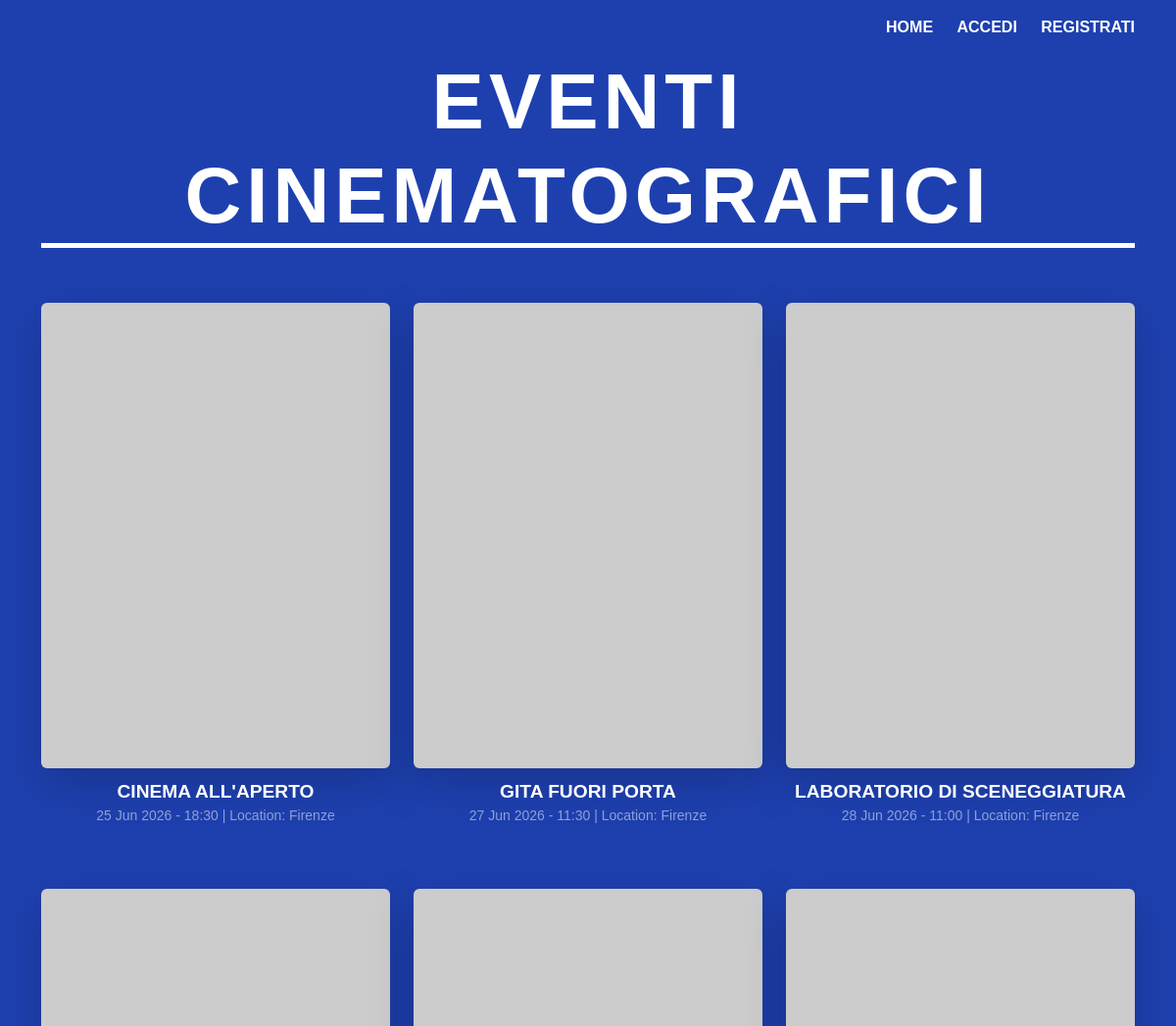
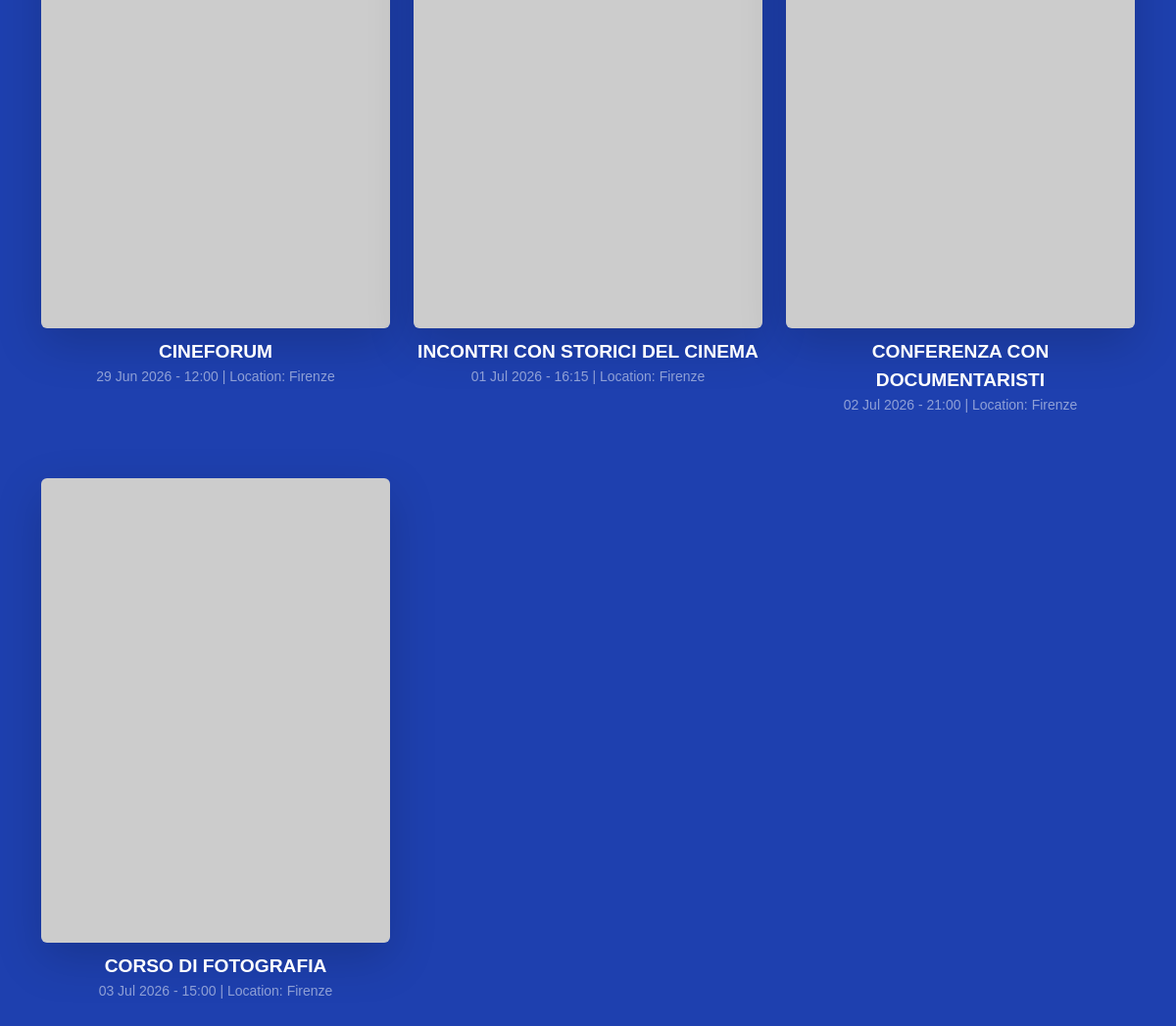
The page / on the database its author committed (2 pictures, top to bottom).
### eventi/models.py (models this page shows, shortened)
class Event(models.Model):
    title = models.CharField(max_length=200)
    description = models.TextField()
    date = models.DateTimeField(null=True, blank=True)
    location = models.CharField(max_length=200, default="Location Principale")
    organizer = models.ForeignKey(
        settings.AUTH_USER_MODEL,
        on_delete=models.CASCADE,
        related_name='organized_events',
    )

### eventi/views.py (the view)
# urls.py: path('', EventListView.as_view(), name='event_list'),
class EventListView(ListView):
    model = Event
    template_name = 'eventi/event_list.html'
    context_object_name = 'events'
    def get_queryset(self):
        return Event.objects.all().order_by('date')

### eventi/templates/eventi/event_list.html (shortened to what this page needs)
{% extends 'eventi/base.html' %}
{% block content %}
<div class="row text-center">
{% for event in events %}
<div class="col-md-4 mb-5">
    <div class="movie-card">
        <a href="{% url 'eventi:event_detail' event.pk %}">
            <img src="https://placehold.co/600x800/003366/ffffff?text={{ event.title }}" class="img-fluid rounded shadow-lg" alt="Locandina">
        </a>
        <a href="{% url 'eventi:event_detail' event.pk %}" class="movie-title">{{ event.title|upper }}</a>
        <p class="small text-white-50"> {{ event.date|date:"d M Y - H:i" }} | Location: {{ event.location }}</p>
    </div>
</div>
{% empty %}
<div class="col-12 text-center py-5">
    <p class="lead text-white-50">Nessun evento in programmazione al momento.</p>
</div>
{% endfor %}
</div>
{% endblock %}

### eventi/templates/eventi/base.html (style rules this page uses)
body { background-color: #1E40AF; color: #ffffff; font-family: 'Arial', sans-serif; }
.movie-card { background: none; border: white; transition: transform 0.3s; }
.movie-title { color: #ffffff; text-decoration: none; font-size: 1.2rem; font-weight: bold; display: block; margin-top: 10px; }

### rows shown on the page
Event: title "CINEMA ALL'APERTO", date "25 Jun 2026 - 18:30", location "Firenze"
Event: title "GITA FUORI PORTA", date "27 Jun 2026 - 11:30", location "Firenze"
Event: title "LABORATORIO DI SCENEGGIATURA", date "28 Jun 2026 - 11:00", location "Firenze"
Event: title "CINEFORUM", date "29 Jun 2026 - 12:00", location "Firenze"
Event: title "INCONTRI CON STORICI DEL CINEMA", date "01 Jul 2026 - 16:15", location "Firenze"
Event: title "CONFERENZA CON DOCUMENTARISTI", date "02 Jul 2026 - 21:00", location "Firenze"
Event: title "CORSO DI FOTOGRAFIA", date "03 Jul 2026 - 15:00", location "Firenze"
